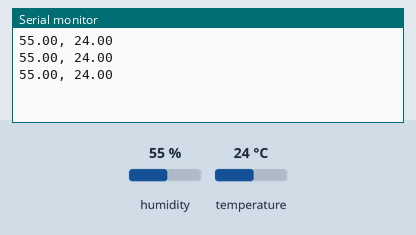
Recording of a sketch running on a simulated Arduino Uno, built with avr-gcc and run on an emulated ATmega328P. Shown: the last lines printed to the serial monitor. The inputs (shaded band) are chosen by the test bench; at power-on: humidity 55 %, temperature 24 °C.

Above: at 2.8 s.
2.9 s: humidity set to 22 %
At 5.5 s:
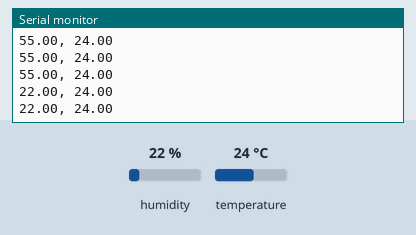
5.6 s: temperature set to 12 °C
At 6.9 s:
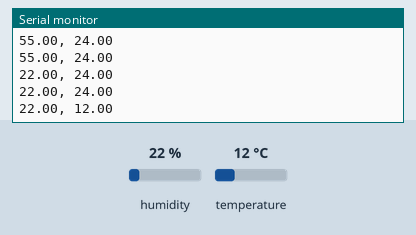
8.3 s: humidity set to 40 %
At 10.0 s:
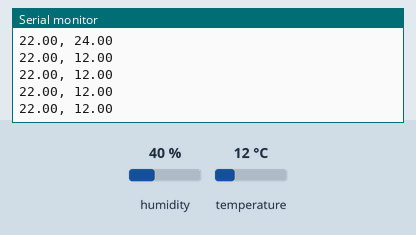
Timing chart, 0 to 11.5 s (numbered marks = the images above; inputs shaded):
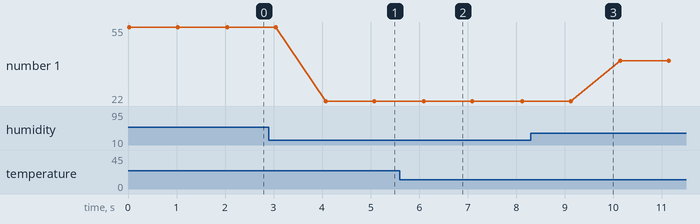

The sketch:

dht11.ino
```cpp
#include <DHT.h>

int sensor = 6;
float humidity, temperature;

DHT dht(sensor, DHT11);

void setup() {
  Serial.begin(9600);
  dht.begin();
}

void loop() {
  humidity = dht.readHumidity();
  temperature = dht.readTemperature();
  Serial.print(humidity);
  Serial.print(", ");
  Serial.println(temperature);
  delay(1000);
}
```

Measured:
- after the input at 2.9 s, the serial monitor: prints a new line after 1.2 s (image 1)
- after the input at 5.6 s, the serial monitor: prints a new line after 0.50 s (image 2)
- plotted number 1: 55 → 22 after the input at 2.9 s, 22 → 40 after the input at 8.3 s
